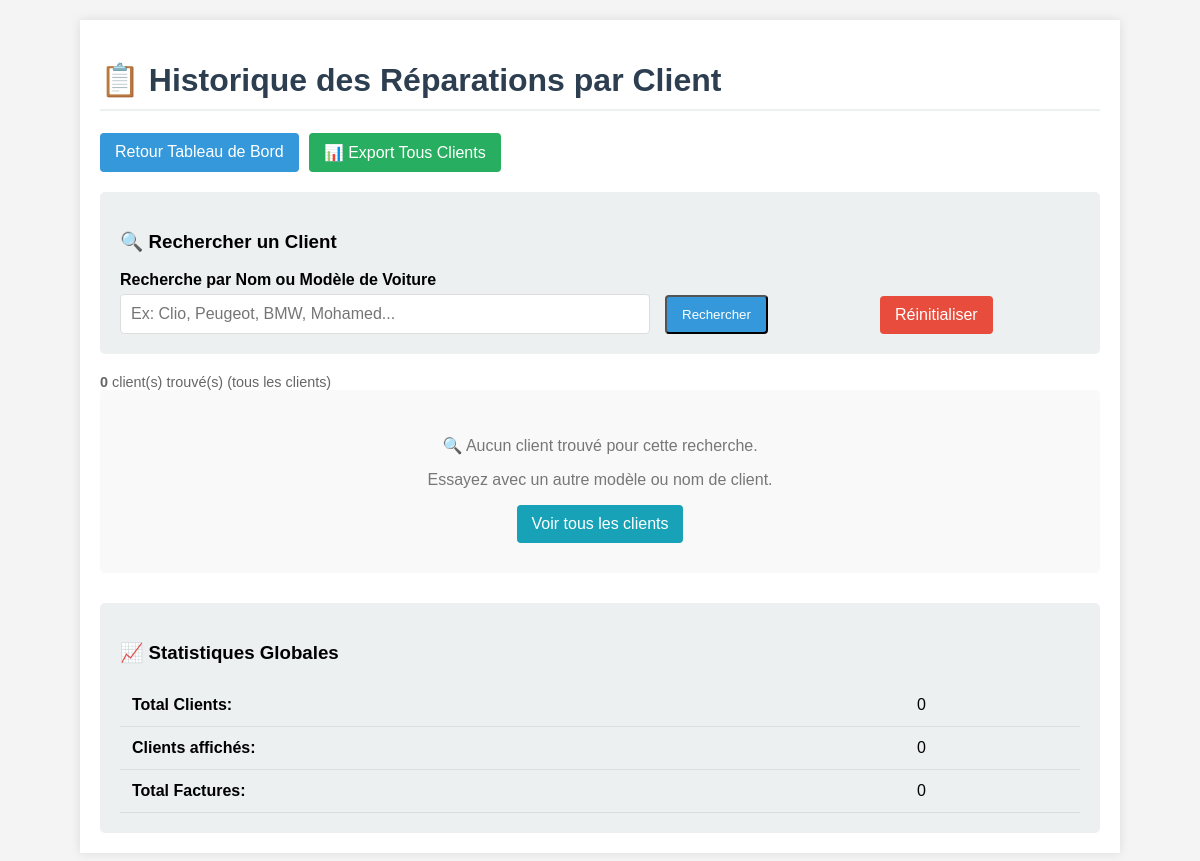
Before: /index.php?route=client_history with the older database file.
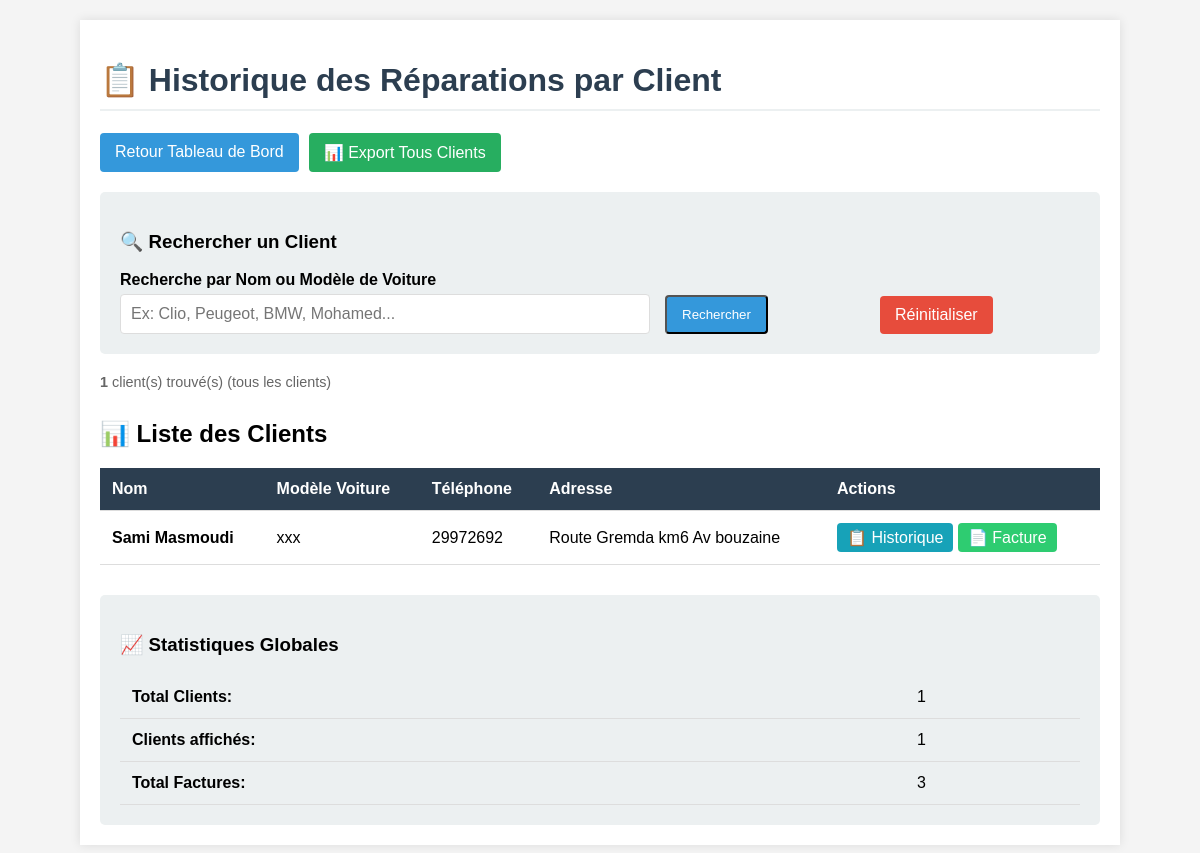
After: the same page with the newer database file.
### tables this page shows
CREATE TABLE IF NOT EXISTS `clients` (
  `id` int NOT NULL AUTO_INCREMENT,
  `name` varchar(100) NOT NULL,
  `car_model` varchar(100) DEFAULT NULL,
  `phone` varchar(20) DEFAULT NULL,
  `address` varchar(255) DEFAULT NULL,
  `created_at` timestamp NOT NULL DEFAULT CURRENT_TIMESTAMP,
  PRIMARY KEY (`id`)
);

### src/models/Database.php (called while the page is built)
<?php
class Database {
    private static $instance = null;
    private $pdo;
    private function __construct() {
        try {
            $dsn = "mysql:host=" . DB_HOST . ";dbname=" . DB_NAME . ";charset=utf8mb4";
            $this->pdo = new PDO($dsn, DB_USER, DB_PASS);
            $this->pdo->setAttribute(PDO::ATTR_ERRMODE, PDO::ERRMODE_EXCEPTION);
            $this->pdo->setAttribute(PDO::ATTR_DEFAULT_FETCH_MODE, PDO::FETCH_ASSOC);
        } catch (PDOException $e) {
            die("Erreur de connexion : " . $e->getMessage());
        }
    }
    public static function getInstance() {
        if (self::$instance === null) {
            self::$instance = new self();
        }
        return self::$instance;
    }
    public function getConnection() {
        return $this->pdo;
    }
}

### src/models/Client.php (called while the page is built, shortened)
<?php
class Client {
    private $db;
    public function __construct() {
        $this->db = Database::getInstance()->getConnection();
    }
    public function getAll() {
        $stmt = $this->db->query("SELECT * FROM clients ORDER BY name ASC");
        return $stmt->fetchAll();
    }
}

### src/models/Invoice.php (called while the page is built, shortened)
<?php
class Invoice {
    private $db;
    public function __construct() {
        $this->db = Database::getInstance()->getConnection();
    }
    public function getClientStats($clientId) {
        $stmt = $this->db->prepare("
            SELECT
                COUNT(*) as total_invoices,
                SUM(total_ttc) as total_spent,
                MIN(invoice_date) as first_visit,
                MAX(invoice_date) as last_visit
            FROM invoices
            WHERE client_id = ?
        ");
        $stmt->execute([$clientId]);
        return $stmt->fetch();
    }
}

### src/views/client_history_select.php (the view, shortened to what the changed rows need)
<!DOCTYPE html>
<html lang="fr">
<head>
</head>
<body>
    <div class="container">
        <h1>📋 Historique des Réparations par Client</h1>
        <div class="actions">
            <a href="index.php?route=invoices" class="btn">Retour Tableau de Bord</a>
            <a href="exports/export_all_clients_csv.php" class="btn btn-csv">📊 Export Tous Clients</a>
        </div>
        <div class="search-section">
            <h3>🔍 Rechercher un Client</h3>
            <form method="GET">
                <div class="search-row">
                    <div class="form-group">
                        <label>Recherche par Nom ou Modèle de Voiture</label>
                        <input type="text" name="search_model" placeholder="Ex: Clio, Peugeot, BMW, Mohamed..." value="<?php echo htmlspecialchars($searchModel); ?>" autofocus>
                    </div>
                    <div class="form-group" style="flex: 0 0 auto; display: flex; align-items: flex-end;">
                        <button type="submit" class="btn" style="width: auto;">Rechercher</button>
                    </div>
                    <div class="form-group" style="flex: 0 0 auto; display: flex; align-items: flex-end;">
                        <a href="index.php?route=client_history" class="btn btn-danger" style="width: auto;">Réinitialiser</a>
                    </div>
                </div>
            </form>
        </div>
        <div class="result-count">
            <strong><?php echo count($clients); ?></strong> client(s) trouvé(s)
            <?php if(!empty($searchModel)): ?>
                pour la recherche : "<strong><?php echo htmlspecialchars($searchModel); ?></strong>"
            <?php else: ?>
                (tous les clients)
            <?php endif; ?>
        </div>
        <?php if(empty($clients)): ?>
            <div class="no-results">
                <p>🔍 Aucun client trouvé pour cette recherche.</p>
                <p>Essayez avec un autre modèle ou nom de client.</p>
                <a href="index.php?route=client_history" class="btn btn-info">Voir tous les clients</a>
            </div>
        <?php else: ?>
            <h2 style="margin-top: 30px;">📊 Liste des Clients</h2>
            <table>
                <thead>
                    <tr>
                        <th>Nom</th>
                        <th>Modèle Voiture</th>
                        <th>Téléphone</th>
                        <th>Adresse</th>
                        <th>Actions</th>
                    </tr>
                </thead>
                <tbody>
                    <?php foreach ($clients as $c):
                    ?>
                    <tr>
                        <td><strong><?php echo htmlspecialchars($c['name']); ?></strong></td>
                        <td><?php echo htmlspecialchars($c['car_model'] ?? '-'); ?></td>
                        <td><?php echo htmlspecialchars($c['phone'] ?? '-'); ?></td>
                        <td><?php echo htmlspecialchars($c['address'] ?? '-'); ?></td>
                        <td>
                            <a href="index.php?route=client_history&client_id=<?php echo $c['id']; ?>" class="btn btn-info" style="padding:5px 10px;">📋 Historique</a>
                            <a href="index.php?route=invoices_create&client_id=<?php echo $c['id']; ?>" class="btn btn-success" style="padding:5px 10px;">📄 Facture</a>
                        </td>
                    </tr>
                    <?php endforeach; ?>
                </tbody>
            </table>
        <?php endif; ?>
        <div style="margin-top: 30px; padding: 20px; background: #ecf0f1; border-radius: 5px;">
            <h3>📈 Statistiques Globales</h3>
            <table>
                <tr>
                    <td><strong>Total Clients:</strong></td>
                    <td><?php echo count($this->clientModel->getAll()); ?></td>
                </tr>
                <tr>
                    <td><strong>Clients affichés:</strong></td>
                    <td><?php echo count($clients); ?></td>
                </tr>
                <tr>
                    <td><strong>Total Factures:</strong></td>
                    <td>
                        <?php
                        $totalInvoices = 0;
                        foreach($clients as $c) {
                            $stats = (new Invoice())->getClientStats($c['id']);
                            $totalInvoices += $stats['total_invoices'];
                        }
                        echo $totalInvoices;
                        ?>
                    </td>
                </tr>
            </table>
        </div>
    </div>
</body>
</html>

Changed rows visible on the page:
added clients: name "Sami Masmoudi", car_model "xxx", phone "29972692", address "Route Gremda km6 Av bouzaine"
Other visible differences:
count($clients): "0" → "1"
count($this->clientModel->getAll()): "0" → "1"
$totalInvoices: "0" → "3"
text no longer shown: "🔍 Aucun client trouvé pour cette recherche. Essayez avec un autre modèle ou nom de client. Voir tous les clients"
text now shown: "📊 Liste des Clients Nom Modèle Voiture Téléphone Adresse Actions"
